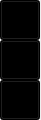
   <widget class="QWidget" name="morewidget" native="true">
    <property name="geometry">
     <rect>
      <x>0</x>
      <y>350</y>
      <width>41</width>
      <height>120</height>
     </rect>
    </property>
    <property name="styleSheet">
     <string notr="true"/>
    </property>
    <layout class="QVBoxLayout" name="verticalLayout_3">
     <property name="spacing">
      <number>0</number>
     </property>
     <property name="leftMargin">
      <number>0</number>
     </property>
     <property name="topMargin">
      <number>0</number>
     </property>
     <property name="rightMargin">
      <number>0</number>
     </property>
     <property name="bottomMargin">
      <number>0</number>
     </property>
     <item>
      <widget class="QPushButton" name="calc">
       <property name="sizePolicy">
        <sizepolicy hsizetype="Fixed" vsizetype="Fixed">
         <horstretch>0</horstretch>
         <verstretch>0</verstretch>
        </sizepolicy>
       </property>
       <property name="maximumSize">
        <size>
         <width>40</width>
         <height>40</height>
        </size>
       </property>
       <property name="styleSheet">
        <string notr="true">QPushButton{background-color: rgb(0, 0, 0);}
QPushButton:disabled{ background-color: yellow; }
QPushButton:pressed{ background-color: orange; }
QPushButton:focus:pressed{ background-color: gray; }
QPushButton:focus{ background-color:black; }
QPushButton:hover{ background-color: rgb(54 ,54 ,54); }
QPushButton:checked{ background-color: pink; }

QPushButton#evilButton {
    background-color: red;
    border-style: outset;
    border-width: 2px;
    border-radius: 10px;
    border-color: beige;
    font: bold 14px;
    min-width: 10em;
    padding: 6px;
}
QPushButton#evilButton:pressed {
    background-color: rgb(224, 0, 0);
    border-style: inset;
}

</string>
       </property>
       <property name="text">
        <string/>
       </property>
       <property name="icon">
        <iconset>
         <normaloff>icons/icons8-calculator-66.png</normaloff>icons/icons8-calculator-66.png</iconset>
       </property>
       <property name="iconSize">
        <size>
         <width>25</width>
         <height>25</height>
        </size>
       </property>
      </widget>
     </item>
     <item>
      <widget class="QPushButton" name="music">
       <property name="sizePolicy">
        <sizepolicy hsizetype="Fixed" vsizetype="Fixed">
         <horstretch>0</horstretch>
         <verstretch>0</verstretch>
        </sizepolicy>
       </property>
       <property name="maximumSize">
        <size>
         <width>40</width>
         <height>40</height>
        </size>
       </property>
       <property name="styleSheet">
        <string notr="true">QPushButton{background-color: rgb(0, 0, 0);}
QPushButton:disabled{ background-color: yellow; }
QPushButton:pressed{ background-color: orange; }
QPushButton:focus:pressed{ background-color: gray; }
QPushButton:focus{ background-color:black; }
QPushButton:hover{ background-color: rgb(54 ,54 ,54); }
QPushButton:checked{ background-color: pink; }

QPushButton#evilButton {
    background-color: red;
    border-style: outset;
    border-width: 2px;
    border-radius: 10px;
    border-color: beige;
    font: bold 14px;
    min-width: 10em;
    padding: 6px;
}
QPushButton#evilButton:pressed {
    background-color: rgb(224, 0, 0);
    border-style: inset;
}

</string>
       </property>
       <property name="text">
        <string/>
       </property>
       <property name="icon">
        <iconset>
         <normaloff>icons/itunes.png</normaloff>icons/itunes.png</iconset>
       </property>
       <property name="iconSize">
        <size>
         <width>25</width>
         <height>25</height>
        </size>
       </property>
      </widget>
     </item>
     <item>
      <widget class="QPushButton" name="notepad">
       <property name="sizePolicy">
        <sizepolicy hsizetype="Fixed" vsizetype="Fixed">
         <horstretch>0</horstretch>
         <verstretch>0</verstretch>
        </sizepolicy>
       </property>
       <property name="maximumSize">
        <size>
         <width>40</width>
         <height>40</height>
        </size>
       </property>
       <property name="styleSheet">
        <string notr="true">QPushButton{background-color: rgb(0, 0, 0);}
QPushButton:disabled{ background-color: yellow; }
QPushButton:pressed{ background-color: orange; }
QPushButton:focus:pressed{ background-color: gray; }
QPushButton:focus{ background-color:black; }
QPushButton:hover{ background-color: rgb(54 ,54 ,54); }
QPushButton:checked{ background-color: pink; }

QPushButton#evilButton {
    background-color: red;
    border-style: outset;
    border-width: 2px;
    border-radius: 10px;
    border-color: beige;
    font: bold 14px;
    min-width: 10em;
    padding: 6px;
}
QPushButton#evilButton:pressed {
    background-color: rgb(224, 0, 0);
    border-style: inset;
}

</string>
       </property>
       <property name="text">
        <string/>
       </property>
       <property name="icon">
        <iconset>
         <normaloff>icons/icons8-notepad-64.png</normaloff>icons/icons8-notepad-64.png</iconset>
       </property>
       <property name="iconSize">
        <size>
         <width>25</width>
         <height>25</height>
        </size>
       </property>
      </widget>
     </item>
    </layout>
   </widget>
